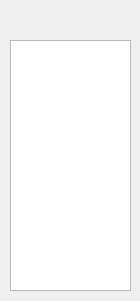
<?xml version="1.0" encoding="UTF-8"?>
<ui version="4.0">
 <class>Widget_CustomGates</class>
 <widget class="QWidget" name="Widget_CustomGates">
  <property name="geometry">
   <rect>
    <x>0</x>
    <y>0</y>
    <width>140</width>
    <height>301</height>
   </rect>
  </property>
  <property name="windowTitle">
   <string>Form</string>
  </property>
  <property name="autoFillBackground">
   <bool>false</bool>
  </property>
  <property name="styleSheet">
   <string notr="true"/>
  </property>
  <widget class="QListWidget" name="customGateListWidget">
   <property name="geometry">
    <rect>
     <x>10</x>
     <y>40</y>
     <width>121</width>
     <height>251</height>
    </rect>
   </property>
   <property name="selectionMode">
    <enum>QAbstractItemView::NoSelection</enum>
   </property>
  </widget>
  <widget class="QPushButton" name="btn_SelectionTool">
   <property name="geometry">
    <rect>
     <x>10</x>
     <y>5</y>
     <width>32</width>
     <height>32</height>
    </rect>
   </property>
   <property name="styleSheet">
    <string notr="true">background-color: rgb(255, 255, 255);</string>
   </property>
   <property name="text">
    <string/>
   </property>
   <property name="icon">
    <iconset resource="../resouces.qrc">
     <normaloff>:/Resources/Button Icons/icon-gate-selection.png</normaloff>:/Resources/Button Icons/icon-gate-selection.png</iconset>
   </property>
   <property name="iconSize">
    <size>
     <width>32</width>
     <height>32</height>
    </size>
   </property>
   <property name="flat">
    <bool>true</bool>
   </property>
  </widget>
 </widget>
 <resources>
  <include location="../resouces.qrc"/>
 </resources>
 <connections/>
</ui>
